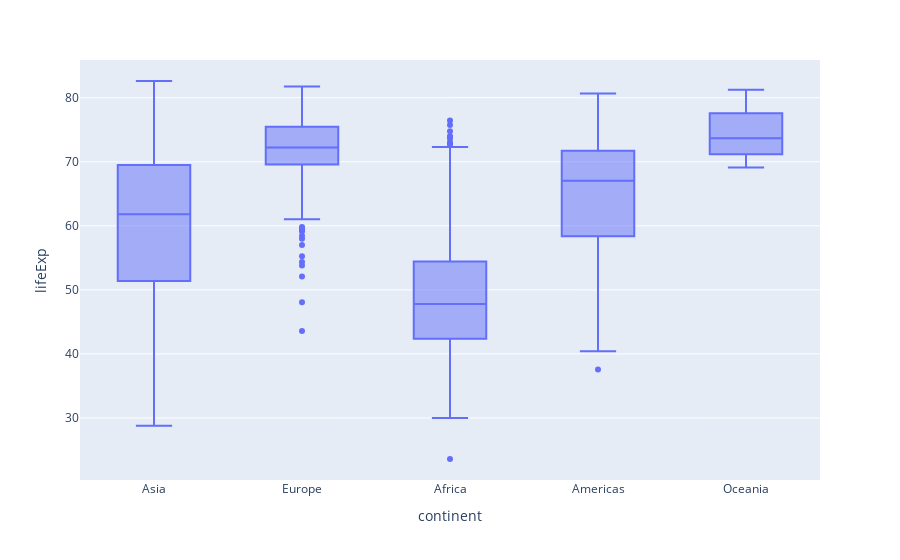

The cell this chart's notebook holds for it:
### Markdown cell above
[Back to top](#Index:) 

### Problem 9

#### Box Plot of Life Expectancy by Continent with `plotly`



Create a Box Plot of the Life Expectancy by continent using `plotly`.

### Code cell
#boxplot by continent with plotly with y = lifeExp
fig = px.box(gapminder, y='lifeExp', x = 'continent')
fig

### Figure 1 — Plotly figure (JSON) as saved in the notebook; plotly's stock layout.template omitted (floating-point values rounded to 4 significant figures; data arrays with more than 128 entries replaced by an {"elided": "..."} marker saying what was removed)
{"data": [{"alignmentgroup": "True", "hovertemplate": "continent=%{x}<br>lifeExp=%{y}<extra></extra>", "legendgroup": "", "marker": {"color": "#636efa"}, "name": "", "notched": false, "offsetgroup": "", "orientation": "v", "showlegend": false, "type": "box", "x": {"elided": "1704 str values"}, "x0": " ", "xaxis": "x", "y": {"elided": "1704 float values"}, "y0": " ", "yaxis": "y"}], "layout": {"autosize": true, "boxmode": "group", "legend": {"tracegroupgap": 0}, "margin": {"t": 60}, "xaxis": {"anchor": "y", "autorange": true, "domain": [0, 1], "range": [-0.5, 4.5], "title": {"text": "continent"}, "type": "category"}, "yaxis": {"anchor": "x", "autorange": true, "domain": [0, 1], "range": [20.32, 85.88], "title": {"text": "lifeExp"}, "type": "linear"}}}
